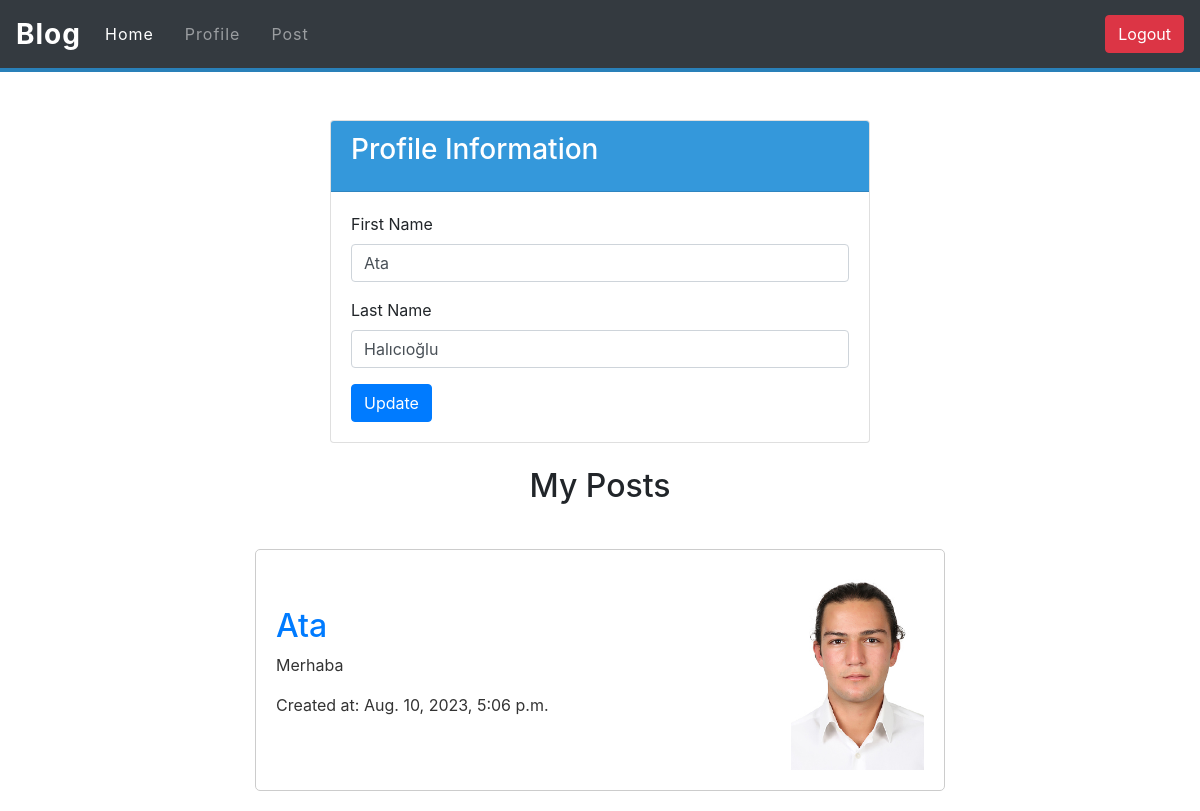
The app's page /profile/ataha/ (signed in) with its own data.
### users/models.py (models this page shows, shortened)
class Profile(models.Model):
    user = models.OneToOneField(User, on_delete=models.CASCADE)
    name = models.CharField(max_length=50)   # olmasi gereken charfield,
    surname = models.CharField(max_length=50)
    image = models.ImageField(upload_to='images/user_photos', null=True)
    profile_slug = models.SlugField(default='', max_length=100)

### blog/models.py (models this page shows, shortened)
class BlogPost(models.Model):
    user = models.ForeignKey(User, on_delete=models.CASCADE)
    title = models.CharField(max_length=110)
    content = models.CharField(max_length=1000, blank=True, null=True)
    image = models.ImageField(upload_to='images/blog_photos', null=True)
    created_at = models.DateTimeField(auto_now_add=True)
    updated_at = models.DateTimeField(auto_now=True)
    is_deleted = models.BooleanField(default=False)
    post_slug = models.SlugField(default='', max_length=100)  # new

### users/views.py (the view)
# urls.py: path('profile/<slug:profile_slug>/', profile_view, name='profile_view'),
@login_required(login_url='/login/')
def profile_view(request, profile_slug):
    profile = get_object_or_404(Profile, profile_slug = profile_slug)
    blog_posts = BlogPost.objects.filter(user=profile.user)
    context = {'profile' : profile, 'blog_posts' : blog_posts}
    return render(request, 'blog/profile.html', context)

### blog/templates/blog/profile.html (shortened to what this page needs)
<!DOCTYPE html>
<html lang="en">
<head>
  <link rel="stylesheet" href="https://maxcdn.bootstrapcdn.com/bootstrap/4.0.0/css/bootstrap.min.css">
</head>
<body>
  <nav class="navbar navbar-expand-lg navbar-dark bg-dark">
    <a class="navbar-brand" href="{% url 'home_view' %}">Blog</a>
    <div class="collapse navbar-collapse justify-content-between" id="navbarText">
        <ul class="navbar-nav">
            <li class="nav-item active">
                <a class="nav-link" href="{% url 'home_view' %}">Home </a>
            </li>
            {% if user.is_authenticated %}
            <li class="nav-item">
              <a class="nav-link" href="{% url 'profile_view' profile.profile_slug %}">Profile</a>
            </li>
            <li class="nav-item">
                <a class="nav-link" href="{% url 'post' %}">Post</a>
            </li>
            {% endif %}
        </ul>
        <ul class="navbar-nav">
            {% if user.is_authenticated %}
            <form action="{% url 'logout' %}" method="post">
              <button type="submit" class="btn btn-danger">Logout</button>
          </form>
            {% endif %}
        </ul>
    </div>
</nav>
  <div class="container mt-5">
    <div class="row justify-content-center">
      <div class="col-md-6">
        <div class="card">
          <div class="card-header" style="background-color: #3498db;">
            <h3 class="card-title text-white">Profile Information</h3>
          </div>
          <div class="card-body">
            <form action="{% url 'profile_update' profile.profile_slug %}" method="POST" enctype="multipart/form-data">
                <div class="mb-3">
                <label for="firstName" class="form-label">First Name</label>
                <input type="text" class="form-control" id="name" name="name" value="{{profile.name}}">
              </div>
              <div class="mb-3">
                <label for="lastName" class="form-label">Last Name</label>
                <input type="text" class="form-control" id="surname" name="surname" value="{{profile.surname}}">
              </div>
              <button type="submit" class="btn btn-primary">Update</button>
            </form>
          </div>
        </div>
      </div>
    </div>
  </div>
  <h2 class="m-4 row justify-content-center">My Posts</h2>
  <main role="main" class="container">
    <div class="row justify-content-center">
      <div class="col-md-8">
        {% for blog_post in blog_posts %}
            {% if not blog_post.is_deleted %}
              <div class="blog-post">
                  <div>
                    <h2>{{ blog_post.title }}</h2>
                    <p>{{ blog_post.content }}</p>
                    <p>Created at: {{ blog_post.created_at }}</p>
                  </div>
                  <div class="blog-post-image">
                    {% if blog_post.image %}
                      <img src="{{ blog_post.image.url }}" alt="Image" style="max-width: 200px; max-height: 200px;">
                    {% else %}
                      <p>No image available.</p>
                    {% endif %}
                  </div>
              </div>
            </div>
        </div>
      {% endif %}
  {% endfor %}
  </main>
</body>
</html>

### blog/templates/blog/profile.html (style rules this page uses)
.blog-post { background-color: #fff; border: 1px solid #ccc; border-radius: 5px; padding: 20px; margin: 20px; display: flex; align-items: center; }
.blog-post h2 { color: #007bff; }
.blog-post p { color: #333; }
.navbar { background-color: #2c3e50; border-bottom: 4px solid #2980b9; }
.navbar-brand { font-size: 28px; font-weight: bold; color: #ffffff; letter-spacing: 1px; transition: color 0.3s ease; }
.navbar-nav .nav-item { margin-right: 15px; }
.navbar-nav .nav-link { font-size: 16px; color: #ffffff; letter-spacing: 1px; transition: color 0.3s ease; }
.blog-post-image { margin-left: auto; text-align: right; }

### records on screen
Profile: name "Ata", surname "Halıcıoğlu"
BlogPost: title "Ata", content "Merhaba", created_at "Aug. 10, 2023, 5:06 p.m.", image (picture)
